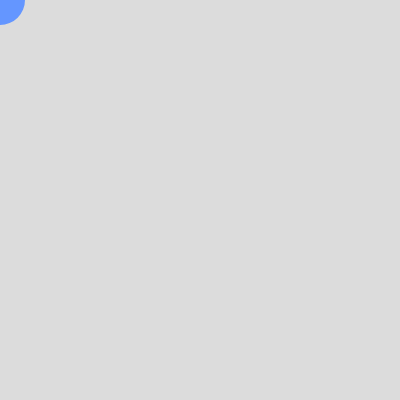
Frame 1 (no input)
Frame 60 (no input): identical to frame 1, image omitted
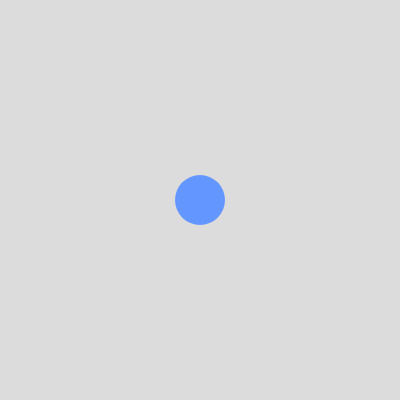
Frame 120 (the mouse pressed at the canvas centre since frame 60)

The p5.js sketch that drew these frames (run headless with seeded random() and noise() and a simulated clock; from frame 60 on, the mouse is pressed at the canvas centre):

// p5.js sketch
// ── sketch.js
function setup() {
  createCanvas(400, 400);
}

function draw() {
  background(220);

  // Draw a simple circle that follows the mouse
  fill(100, 150, 255);
  noStroke();
  ellipse(mouseX, mouseY, 50, 50);
}
